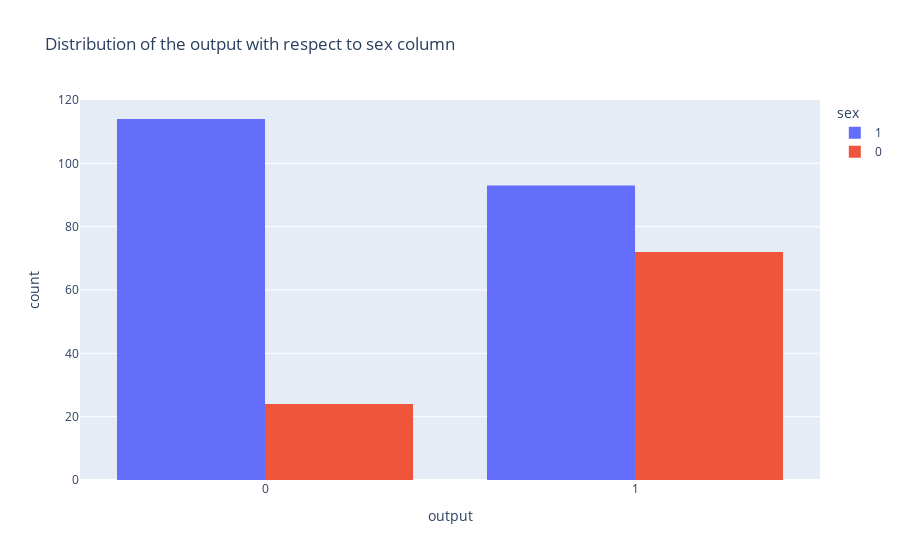

Notebook cell for this chart:
### Markdown cell above
#### Distribution of categorical features :

### Code cell
fig = px.histogram(data, x='output',
                   color='sex',
                   title='Distribution of the output with respect to sex column',
                   barmode='group')
fig.show()

### Figure 1 — Plotly figure (JSON) as saved in the notebook; plotly's stock layout.template omitted (floating-point values rounded to 4 significant figures; data arrays with more than 128 entries replaced by an {"elided": "..."} marker saying what was removed)
{"data": [{"alignmentgroup": "True", "bingroup": "x", "hovertemplate": "sex=1<br>output=%{x}<br>count=%{y}<extra></extra>", "legendgroup": "1", "marker": {"color": "#636efa", "pattern": {"shape": ""}}, "name": "1", "offsetgroup": "1", "orientation": "v", "showlegend": true, "type": "histogram", "x": {"elided": "207 int values"}, "xaxis": "x", "yaxis": "y"}, {"alignmentgroup": "True", "bingroup": "x", "hovertemplate": "sex=0<br>output=%{x}<br>count=%{y}<extra></extra>", "legendgroup": "0", "marker": {"color": "#EF553B", "pattern": {"shape": ""}}, "name": "0", "offsetgroup": "0", "orientation": "v", "showlegend": true, "type": "histogram", "x": [1, 1, 1, 1, 1, 1, 1, 1, 1, 1, 1, 1, 1, 1, 1, 1, 1, 1, 1, 1, 1, 1, 1, 1, 1, 1, 1, 1, 1, 1, 1, 1, 1, 1, 1, 1, 1, 1, 1, 1, 1, 1, 1, 1, 1, 1, 1, 1, 1, 1, 1, 1, 1, 1, 1, 1, 1, 1, 1, 1, 1, 1, 1, 1, 1, 1, 1, 1, 1, 1, 1, 1, 0, 0, 0, 0, 0, 0, 0, 0, 0, 0, 0, 0, 0, 0, 0, 0, 0, 0, 0, 0, 0, 0, 0, 0], "xaxis": "x", "yaxis": "y"}], "layout": {"barmode": "group", "legend": {"title": {"text": "sex"}, "tracegroupgap": 0}, "title": {"text": "Distribution of the output with respect to sex column"}, "xaxis": {"anchor": "y", "domain": [0, 1], "title": {"text": "output"}}, "yaxis": {"anchor": "x", "domain": [0, 1], "title": {"text": "count"}}}}
